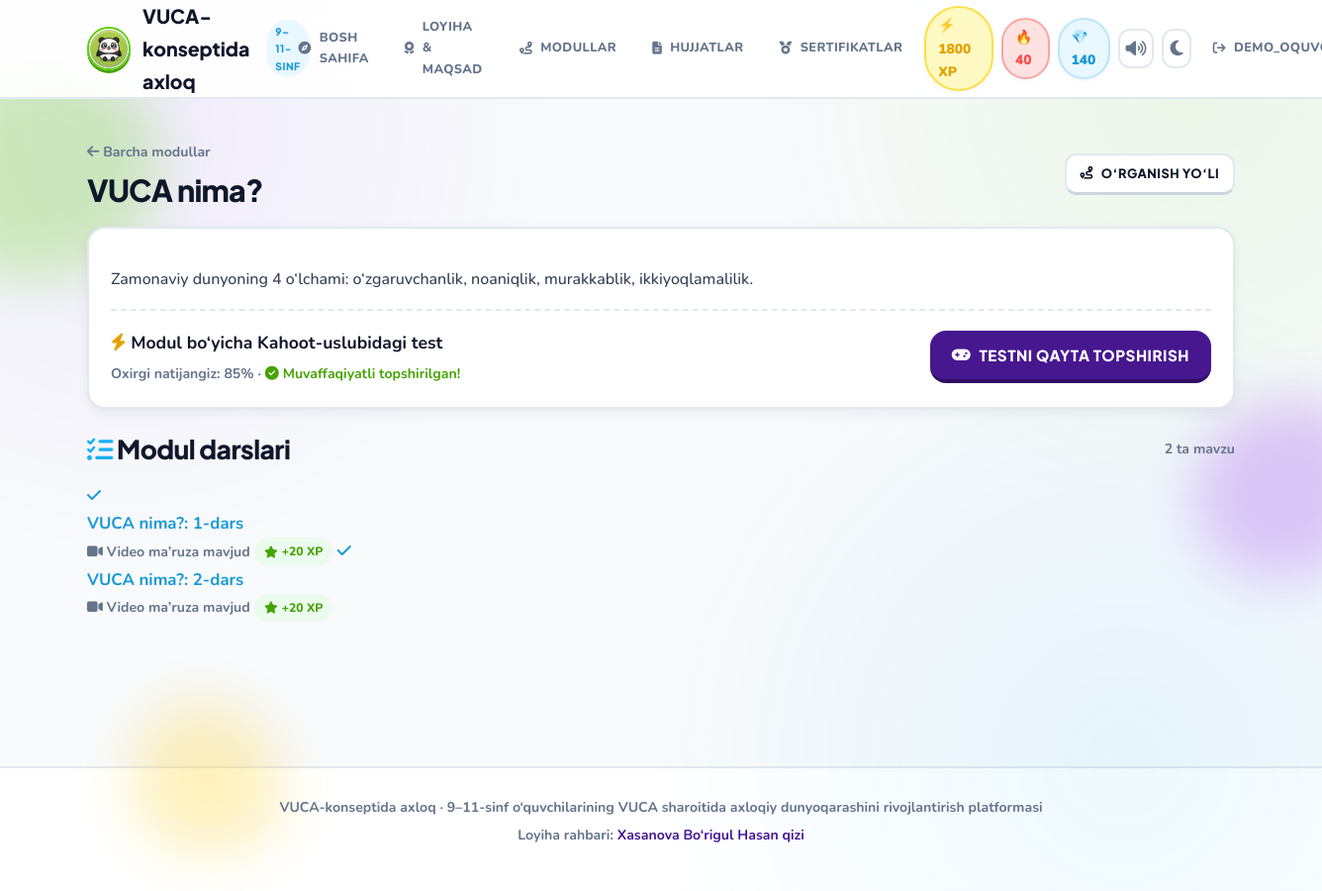
/modules/1/ (signed in), run on the app's committed database.
### core/models.py (models this page shows, shortened)
class TimestampedModel(models.Model):
    created_at = models.DateTimeField(_("Yaratilgan vaqti"), auto_now_add=True)
    updated_at = models.DateTimeField(_("Yangilangan vaqti"), auto_now=True)
    class Meta:
        abstract = True
        ordering = ['-created_at']

class Module(TimestampedModel):
    title = models.CharField(_("Modul sarlavhasi"), max_length=200, unique=True)
    description = models.TextField(_("Modul tavsifi"), blank=True, null=True)
    order = models.PositiveIntegerField(_("Tartib raqami"), default=0, help_text=_("Modullarni ko'rsatish tartibi."))
    class Meta:
        verbose_name = _("Modul")
        verbose_name_plural = _("Modullar")
        ordering = ['order', 'title']

class UserTestResult(TimestampedModel):
    user = models.ForeignKey(
        settings.AUTH_USER_MODEL,
        on_delete=models.CASCADE,
        related_name='test_results',
        verbose_name=_("Foydalanuvchi")
    )
    test = models.ForeignKey(
        Test,
        on_delete=models.CASCADE,
        related_name='user_results',
        verbose_name=_("Test")
    )
    score = models.PositiveIntegerField(_("To'plangan ball (foizda)"), default=0)
    passed = models.BooleanField(_("O'tdi"), default=False)
    attempted_at = models.DateTimeField(_("Urinish vaqti"), auto_now_add=True)
    class Meta:
        verbose_name = _("Foydalanuvchi Test Natijasi")
        verbose_name_plural = _("Foydalanuvchilar Test Natijalari")
        ordering = ['user', 'test', '-attempted_at']

class Course(TimestampedModel):
    module = models.ForeignKey(
        Module,
        on_delete=models.CASCADE,
        related_name='courses',
        verbose_name=_("Modul")
    )
    title = models.CharField(_("Kurs sarlavhasi"), max_length=255)
    content = models.TextField(_("Kontent (mavzu)"), blank=True, help_text=_("Kursning asosiy matnli mazmuni.")) # Blank=True qo'shildi
    video_url = models.URLField(_("Video havolasi (YouTube)"), blank=True, null=True, help_text=_("Agar mavjud bo'lsa, YouTube video havolasi."))
    order = models.PositiveIntegerField(_("Tartib raqami"), default=0, help_text=_("Modul ichidagi kurslarni ko'rsatish tartibi."))
    class Meta:
        verbose_name = _("Kurs")
        verbose_name_plural = _("Kurslar")
        ordering = ['module__order', 'order', 'title']

### core/views.py (the view)
# urls.py: path('modules/<int:pk>/', views.module_detail_view, name='module_detail'),
@login_required
def module_detail_view(request, pk):
    module = get_object_or_404(
        Module.objects.prefetch_related('courses', 'test'), # Prefetch courses and test
        pk=pk
    )
    user_completed_courses_pks = set(UserCourseProgress.objects.filter(
        user=request.user,
        course__module=module
    ).values_list('course__pk', flat=True))
    module_completed = has_user_completed_module(request.user, module)
    last_test_result = None
    test_instance = getattr(module, 'test', None) # Xavfsizroq usul
    test_available = test_instance is not None
    if test_available:
        last_test_result = UserTestResult.objects.filter(
            user=request.user, test=test_instance
        ).order_by('-attempted_at').first()
    context = {
        'module': module,
        'user_completed_courses_pks': user_completed_courses_pks,
        'module_completed': module_completed,
        'test_available': test_available,
        'test_instance': test_instance, # Shablon uchun test obyektini ham beramiz
        'last_test_result': last_test_result,
    }
    return render(request, 'learning_platform/module_detail.html', context)

### core/context_processors.py (called while the page is built)
def site_branding(request):
    data = {
        'SITE_NAME': getattr(settings, 'SITE_NAME', 'VUCA-konseptida axloq'),
        'SITE_TAGLINE': getattr(settings, 'SITE_TAGLINE', ''),
        'user_xp': 0,
        'user_completed': 0,
        'user_certs': 0,
        'user_streak': 0,
        'user_gems': 0,
    }
    user = getattr(request, 'user', None)
    if user is not None and user.is_authenticated:
        from core.models import UserCourseProgress, Certificate
        completed = UserCourseProgress.objects.filter(user=user).count()
        certs = Certificate.objects.filter(user=user).count()
        data['user_completed'] = completed
        data['user_certs'] = certs
        data['user_xp'] = completed * 20 + certs * 50
        data['user_streak'] = min(max(completed, 1), 99) if completed else 0
        data['user_gems'] = certs * 5 + completed
    return data

### core/utils.py (called while the page is built)
def has_user_completed_module(user, module: Module) -> bool:
    if not user.is_authenticated:
        return False
    total_courses_in_module = module.courses.count()
    if total_courses_in_module == 0:
        return True
    completed_courses_count = UserCourseProgress.objects.filter(
        user=user,
        course__module=module,
    ).count()
    return completed_courses_count >= total_courses_in_module

### templates/learning_platform/module_detail.html (shortened to what this page needs)
{% extends 'base.html' %}
{% block content %}
<div class="section-title">
    <div>
        <a class="meta" href="{% url 'learning_platform:module_list' %}">
            <i class="fas fa-arrow-left"></i> Barcha modullar
        </a>
        <h1 style="margin: 6px 0 0; font-size: 1.9rem;">{{ module.title }}</h1>
    </div>
    <a class="btn btn-ghost btn-sm" href="{% url 'learning_platform:module_list' %}#yol">
        <i class="fas fa-route"></i> O‘rganish yo‘li
    </a>
</div>
<div class="card" style="margin-bottom: 24px;">
    <div class="card-body">
        {% if module.description %}
        <p style="font-size: 1.05rem; line-height: 1.7; margin: 0 0 16px;">{{ module.description|linebreaks }}</p>
        {% else %}
        <p class="meta">Modul tavsifi tez orada to‘ldiriladi.</p>
        {% endif %}
        {% if test_available %}
        <div style="border-top: 2px dashed var(--border-color); padding-top: 18px; margin-top: 14px;">
            <div style="display: flex; align-items: center; justify-content: space-between; flex-wrap: wrap; gap: 14px;">
                <div>
                    <strong style="font-size: 1.1rem; color: var(--text-main); display: block;">
                        <i class="fas fa-bolt" style="color: var(--gold-dark);"></i> Modul bo‘yicha Kahoot-uslubidagi test
                    </strong>
                    {% if last_test_result %}
                    <p class="meta" style="margin: 4px 0 0;">
                        Oxirgi natijangiz: <strong>{{ last_test_result.score }}%</strong>
                        {% if last_test_result.passed %}
                        · <span style="color: var(--green-dark);"><i class="fas fa-circle-check"></i> Muvaffaqiyatli topshirilgan!</span>
                        {% else %}
                        · <span style="color: var(--red);"><i class="fas fa-rotate-right"></i> Qayta urinib ko‘rishingiz mumkin</span>
                        {% endif %}
                    </p>
                    {% else %}
                    <p class="meta" style="margin: 4px 0 0;">Barcha mavzularni tugatib, modul testidan o‘ting va rasmiy sertifikatga ega bo‘ling!</p>
                    {% endif %}
                </div>
                <div>
                    {% if module_completed %}
                    <a class="btn btn-purple" href="{% url 'learning_platform:take_test' module_pk=module.pk %}">
                        <i class="fas fa-gamepad"></i>
                        {% if last_test_result %}Testni qayta topshirish{% else %}Testni boshlash (Kahoot){% endif %}
                    </a>
                    {% else %}
                    <button class="btn btn-ghost" disabled style="opacity: 0.6; cursor: not-allowed;" title="Avval barcha mavzularni tugating">
                        <i class="fas fa-lock"></i> Test yopiq (Darslarni yakunlang)
                    </button>
                    {% endif %}
                </div>
            </div>
        </div>
        {% endif %}
    </div>
</div>
<div class="section-title">
    <h2><i class="fas fa-list-check" style="color: var(--blue);"></i> Modul darslari</h2>
    <span class="meta">{{ module.courses.count }} ta mavzu</span>
</div>
{% if module.courses.all %}
<div class="lesson-path">
    {% for course in module.courses.all %}
    <a class="lesson-item {% if course.pk in user_completed_courses_pks %}done{% endif %}" href="{% url 'learning_platform:course_detail' pk=course.pk %}">
        <span class="lesson-num">
            {% if course.pk in user_completed_courses_pks %}
            <i class="fas fa-check"></i>
            {% else %}
            {{ forloop.counter }}
            {% endif %}
        </span>
        <span style="flex: 1;">
            <strong style="font-size: 1.05rem; display: block;">{{ course.title }}</strong>
            {% if course.video_url %}
            <span class="meta"><i class="fas fa-video"></i> Video ma’ruza mavjud</span>
            {% endif %}
        </span>
        {% if course.pk in user_completed_courses_pks %}
        <span class="badge ok"><i class="fas fa-star"></i> +20 XP</span>
        {% else %}
        <span class="badge xp"><i class="fas fa-play"></i> Boshlash</span>
        {% endif %}
    </a>
    {% endfor %}
</div>
{% else %}
<div class="card"><div class="card-body empty">Bu modulda hali darslar yuklanmagan.</div></div>
{% endif %}
{% endblock %}

### templates/base.html (shortened to what this page needs)
{% load static %}
<!DOCTYPE html>
<html lang="uz" data-theme="light">
<head>
    <link rel="stylesheet" href="https://cdnjs.cloudflare.com/ajax/libs/font-awesome/6.5.1/css/all.min.css">
    <link rel="stylesheet" href="{% static 'css/app.css' %}">
</head>
<body>
    <div class="bg-ambient"></div>
    <div class="blob blob-a"></div>
    <div class="blob blob-b"></div>
    <header class="topbar">
        <div class="wrap topbar-inner">
            <a class="brand" href="{% url 'learning_platform:module_list' %}">
                <img class="brand-panda" src="{% static 'img/panda-logo.jpg' %}" alt="VUCA panda">
                <span>{{ SITE_NAME }}</span>
                <span class="brand-badge">9–11-sinf</span>
            </a>
            <nav class="nav-desktop">
                <a class="nav-link {% if request.resolver_match.url_name == 'module_list' %}is-active{% endif %}" href="{% url 'learning_platform:module_list' %}">
                    <i class="fas fa-compass"></i> Bosh sahifa
                </a>
                <a class="nav-link" href="{% url 'learning_platform:module_list' %}#loyiha-haqida">
                    <i class="fas fa-award"></i> Loyiha & Maqsad
                </a>
                <a class="nav-link" href="{% url 'learning_platform:module_list' %}#yol">
                    <i class="fas fa-route"></i> Modullar
                </a>
                <a class="nav-link" href="{% url 'learning_platform:module_list' %}#hujjatlar">
                    <i class="fas fa-file-lines"></i> Hujjatlar
                </a>
                {% if user.is_authenticated %}
                <a class="nav-link {% if request.resolver_match.url_name == 'my_certificates' or request.resolver_match.url_name == 'certificate_detail' %}is-active{% endif %}" href="{% url 'learning_platform:my_certificates' %}">
                    <i class="fas fa-medal"></i> Sertifikatlar
                </a>
                <span class="stat-pill xp" title="Tajriba ballari">⚡ {{ user_xp }} XP</span>
                <span class="stat-pill streak" title="Ketma-ketlik seriyasi">🔥 {{ user_streak }}</span>
                <span class="stat-pill gem" title="Olmoslar">💎 {{ user_gems }}</span>
                {% endif %}
                <button class="sound-toggle" type="button" data-sound-toggle aria-label="Ovoz effektlari" title="Duolingo ovoz effektlari">
                    <i class="fas fa-volume-high"></i>
                </button>
                <button class="theme-toggle" type="button" data-theme-toggle aria-label="Mavzuni almashtirish" title="Tungi / Kunduzgi rejim">
                    <i class="fas fa-moon"></i>
                </button>
                {% if user.is_authenticated %}
                <a class="nav-link" href="{% url 'learning_platform:logout' %}" title="Chiqish">
                    <i class="fas fa-arrow-right-from-bracket"></i> {{ user.username }}
                </a>
                {% else %}
                <a class="nav-link" href="{% url 'learning_platform:login' %}">Kirish</a>
                <a class="btn btn-green btn-sm" href="{% url 'learning_platform:register' %}"><i class="fas fa-bolt"></i> Boshlash</a>
                {% endif %}
            </nav>
        </div>
    </header>
    <main class="page">
        <div class="wrap">
            {% block content %}{% endblock %}
        </div>
    </main>
    <footer class="footer">
        <div class="wrap footer-content">
            <p><strong>{{ SITE_NAME }}</strong> · 9–11-sinf o‘quvchilarining VUCA sharoitida axloqiy dunyoqarashini rivojlantirish platformasi</p>
            <p class="footer-sub">Loyiha rahbari: <strong>Xasanova Bo‘rigul Hasan qizi</strong></p>
        </div>
    </footer>
</body>
</html>

### data on the page
Module: title "VUCA nima?", description "Zamonaviy dunyoning 4 o‘lchami: o‘zgaruvchanlik, noaniqlik, murakkablik, ikkiyoqlamalilik.", courses.count "2"
UserTestResult: score "85"
Course: title "VUCA nima?: 1-dars", shows "Video ma’ruza mavjud", shows "+20 XP"
Course: title "VUCA nima?: 2-dars", shows "Video ma’ruza mavjud", shows "+20 XP"

### other printed values
{{ SITE_NAME }} "VUCA-konseptida axloq"
{{ user_xp }} "1800"
{{ user_streak }} "40"
{{ user_gems }} "140"
